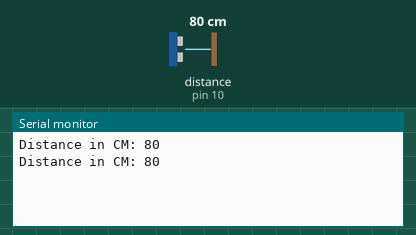
Recording of a sketch running on a simulated Arduino Uno, built with avr-gcc and run on an emulated ATmega328P. Parts: the last lines printed to the serial monitor. Inputs (shaded band) come from the test bench; at power-on: distance to the obstacle (sensor on pin 10) 80 cm.

Above: at 1.8 s.
1.9 s: distance to the obstacle (sensor on pin 10) set to 2 cm
At 2.4 s:
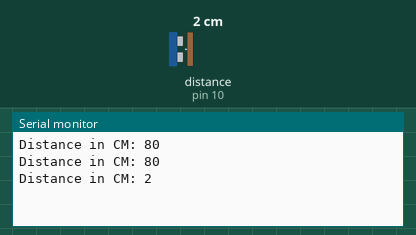
3.4 s: distance to the obstacle (sensor on pin 10) set to 4 cm
At 4.8 s:
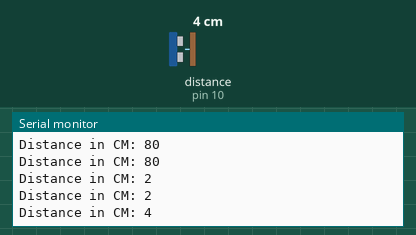
Timing chart, 0 to 6.4 s (numbered marks = the images above; inputs shaded):
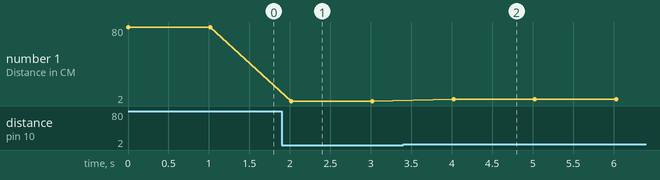

The sketch:

lab08-1.ino
```cpp
#include <Ultrasonic.h>
#include <LiquidCrystal.h>
LiquidCrystal lcd(12, 11, 5, 4, 3, 2); // initialize interface pins
Ultrasonic ultrasonic(9, 10);
int distance;

void setup() {
  Serial.begin(9600);
}

void loop() {
  // Pass INC as a parameter to get the distance in inches
  distance = ultrasonic.read();
  lcd.print(distance);
  lcd.print("CM");
  Serial.print("Distance in CM: ");
  Serial.println(distance);
  delay(1000);
  lcd.clear();
}
```

Measured:
- after the input at 1.9 s, the serial monitor: prints a new line after 0.12 s (image 1)
- after the input at 3.4 s, the serial monitor: prints a new line after 0.62 s (image 2)
- plotted number 1: 80 → 2 after the input at 1.9 s, 2 → 4 after the input at 3.4 s
